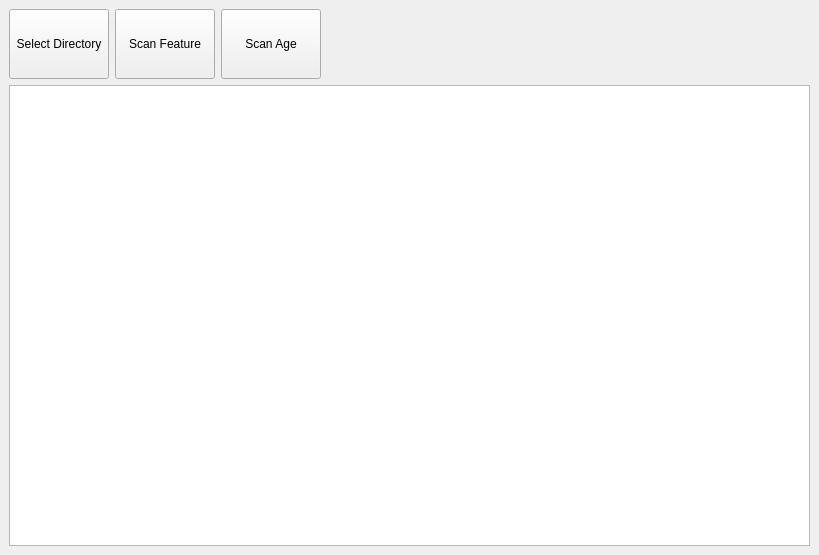
<?xml version="1.0" encoding="UTF-8"?>
<ui version="4.0">
 <class>MainWindow</class>
 <widget class="QMainWindow" name="MainWindow">
  <property name="geometry">
   <rect>
    <x>0</x>
    <y>0</y>
    <width>819</width>
    <height>555</height>
   </rect>
  </property>
  <property name="windowTitle">
   <string>Photographer Assistant</string>
  </property>
  <widget class="QWidget" name="centralwidget">
   <layout class="QVBoxLayout" name="verticalLayout">
    <item>
     <layout class="QHBoxLayout" name="horizontalLayout">
      <item>
       <widget class="QToolButton" name="selectDirBtn">
        <property name="minimumSize">
         <size>
          <width>100</width>
          <height>70</height>
         </size>
        </property>
        <property name="text">
         <string>Select Directory</string>
        </property>
       </widget>
      </item>
      <item>
       <widget class="QToolButton" name="scanFeatureBtn">
        <property name="minimumSize">
         <size>
          <width>100</width>
          <height>70</height>
         </size>
        </property>
        <property name="text">
         <string>Scan Feature</string>
        </property>
       </widget>
      </item>
      <item>
       <widget class="QToolButton" name="scanAgeBtn">
        <property name="minimumSize">
         <size>
          <width>100</width>
          <height>70</height>
         </size>
        </property>
        <property name="text">
         <string>Scan Age</string>
        </property>
       </widget>
      </item>
      <item>
       <spacer name="horizontalSpacer">
        <property name="orientation">
         <enum>Qt::Horizontal</enum>
        </property>
        <property name="sizeHint" stdset="0">
         <size>
          <width>40</width>
          <height>20</height>
         </size>
        </property>
       </spacer>
      </item>
     </layout>
    </item>
    <item>
     <widget class="QTreeView" name="treeView">
      <property name="selectionMode">
       <enum>QAbstractItemView::ExtendedSelection</enum>
      </property>
     </widget>
    </item>
   </layout>
  </widget>
 </widget>
 <resources/>
 <connections/>
</ui>
